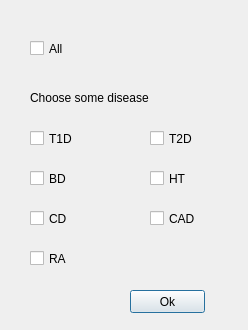
<?xml version="1.0" encoding="UTF-8"?>
<ui version="4.0">
 <class>DiseaseFilter</class>
 <widget class="QDialog" name="DiseaseFilter">
  <property name="geometry">
   <rect>
    <x>0</x>
    <y>0</y>
    <width>248</width>
    <height>330</height>
   </rect>
  </property>
  <property name="windowTitle">
   <string>DiseaseFilter</string>
  </property>
  <widget class="QCheckBox" name="T1D">
   <property name="geometry">
    <rect>
     <x>30</x>
     <y>130</y>
     <width>70</width>
     <height>17</height>
    </rect>
   </property>
   <property name="text">
    <string>T1D</string>
   </property>
  </widget>
  <widget class="QCheckBox" name="All">
   <property name="geometry">
    <rect>
     <x>30</x>
     <y>40</y>
     <width>70</width>
     <height>17</height>
    </rect>
   </property>
   <property name="text">
    <string>All</string>
   </property>
  </widget>
  <widget class="QCheckBox" name="CAD">
   <property name="geometry">
    <rect>
     <x>150</x>
     <y>210</y>
     <width>70</width>
     <height>17</height>
    </rect>
   </property>
   <property name="text">
    <string>CAD</string>
   </property>
  </widget>
  <widget class="QCheckBox" name="HT">
   <property name="geometry">
    <rect>
     <x>150</x>
     <y>170</y>
     <width>70</width>
     <height>17</height>
    </rect>
   </property>
   <property name="text">
    <string>HT</string>
   </property>
  </widget>
  <widget class="QCheckBox" name="BD">
   <property name="geometry">
    <rect>
     <x>30</x>
     <y>170</y>
     <width>70</width>
     <height>17</height>
    </rect>
   </property>
   <property name="text">
    <string>BD</string>
   </property>
  </widget>
  <widget class="QCheckBox" name="CD">
   <property name="geometry">
    <rect>
     <x>30</x>
     <y>210</y>
     <width>70</width>
     <height>17</height>
    </rect>
   </property>
   <property name="text">
    <string>CD</string>
   </property>
  </widget>
  <widget class="QCheckBox" name="T2D">
   <property name="geometry">
    <rect>
     <x>150</x>
     <y>130</y>
     <width>70</width>
     <height>17</height>
    </rect>
   </property>
   <property name="text">
    <string>T2D</string>
   </property>
  </widget>
  <widget class="QCheckBox" name="RA">
   <property name="geometry">
    <rect>
     <x>30</x>
     <y>250</y>
     <width>70</width>
     <height>17</height>
    </rect>
   </property>
   <property name="text">
    <string>RA</string>
   </property>
  </widget>
  <widget class="QPushButton" name="confirm_button">
   <property name="geometry">
    <rect>
     <x>130</x>
     <y>290</y>
     <width>75</width>
     <height>23</height>
    </rect>
   </property>
   <property name="text">
    <string>Ok</string>
   </property>
  </widget>
  <widget class="QLabel" name="label_2">
   <property name="geometry">
    <rect>
     <x>30</x>
     <y>90</y>
     <width>161</width>
     <height>16</height>
    </rect>
   </property>
   <property name="text">
    <string>Choose some disease</string>
   </property>
  </widget>
 </widget>
 <resources/>
 <connections/>
</ui>
